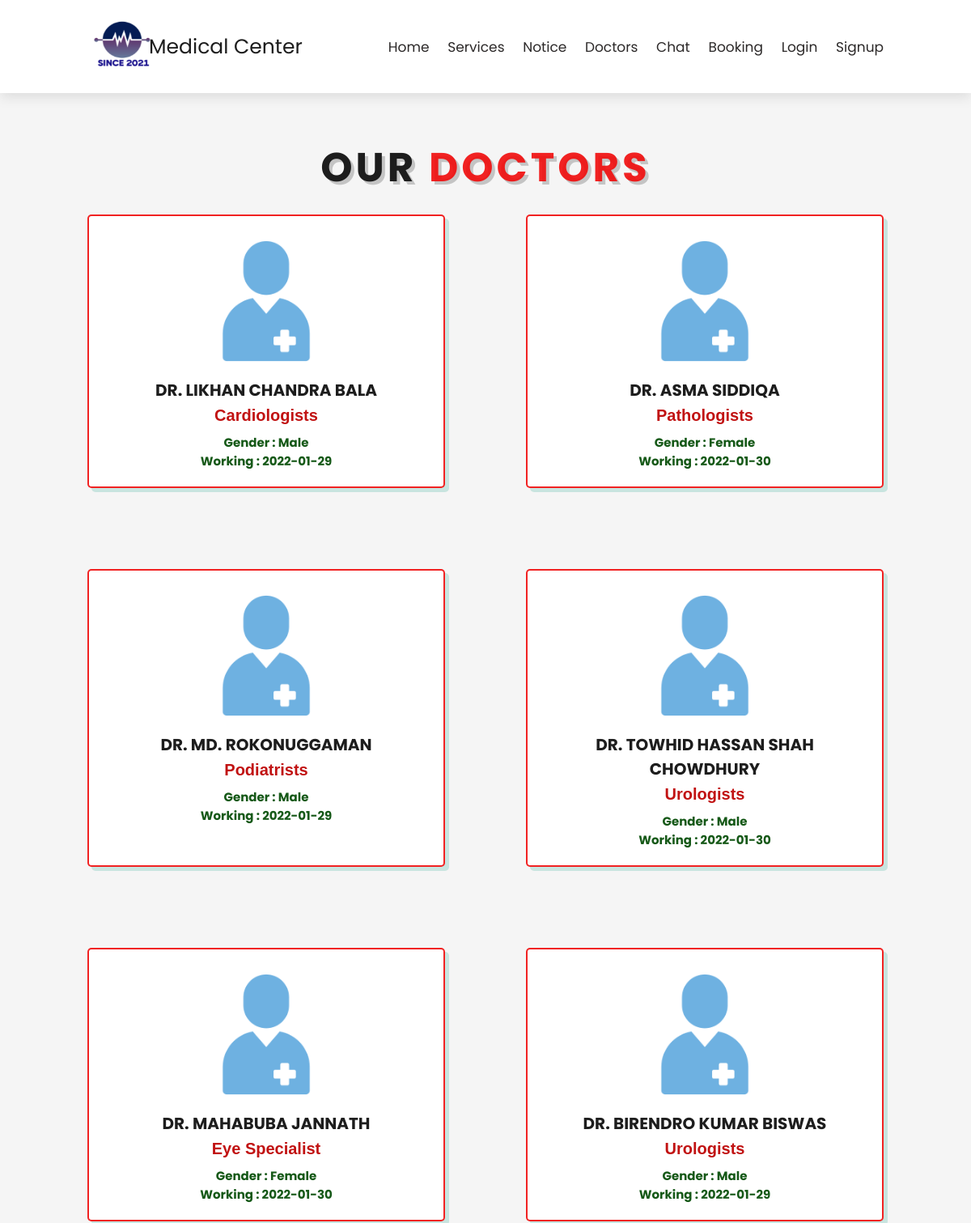
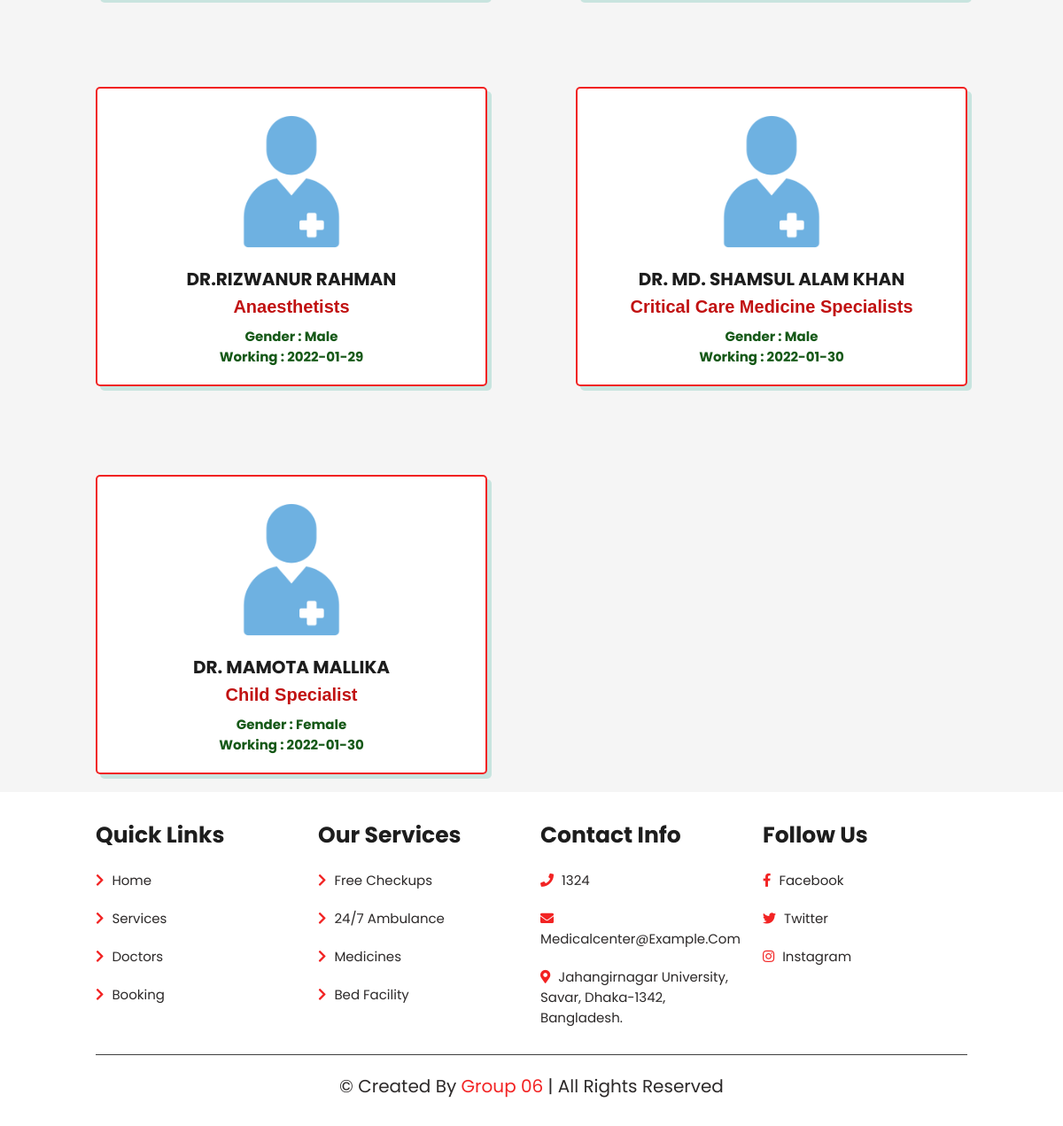
The page /html/doctors.php on the database as committed earlier (2 pictures, top to bottom).
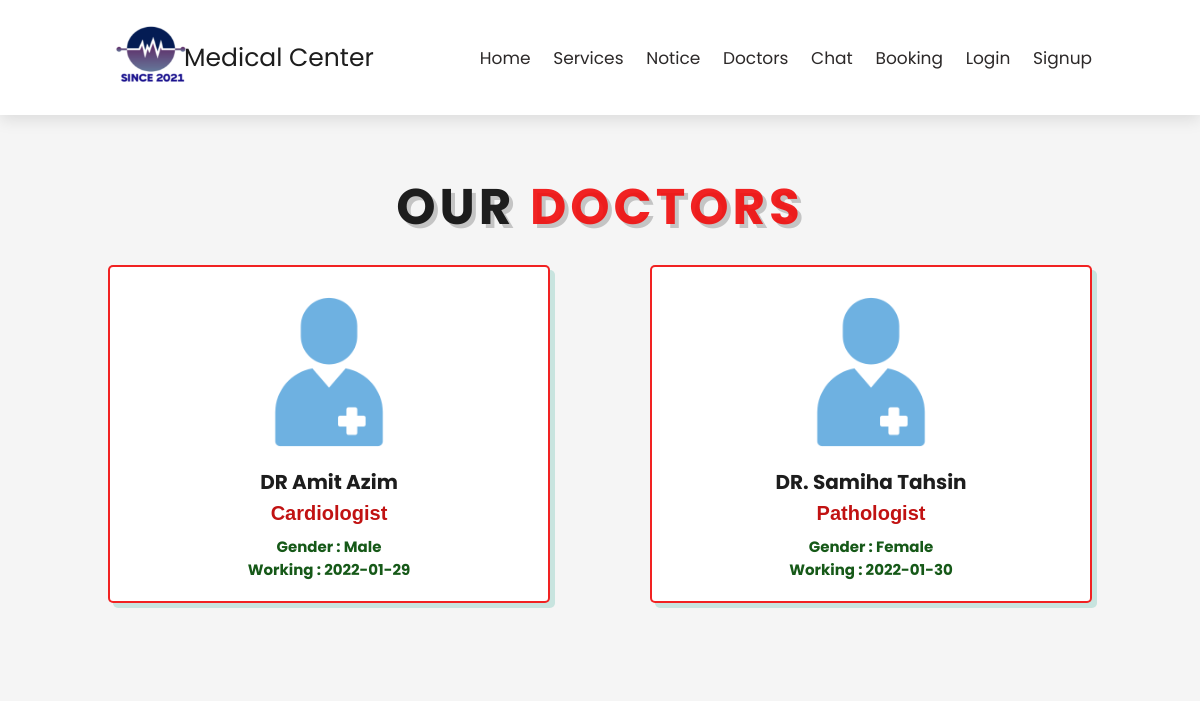
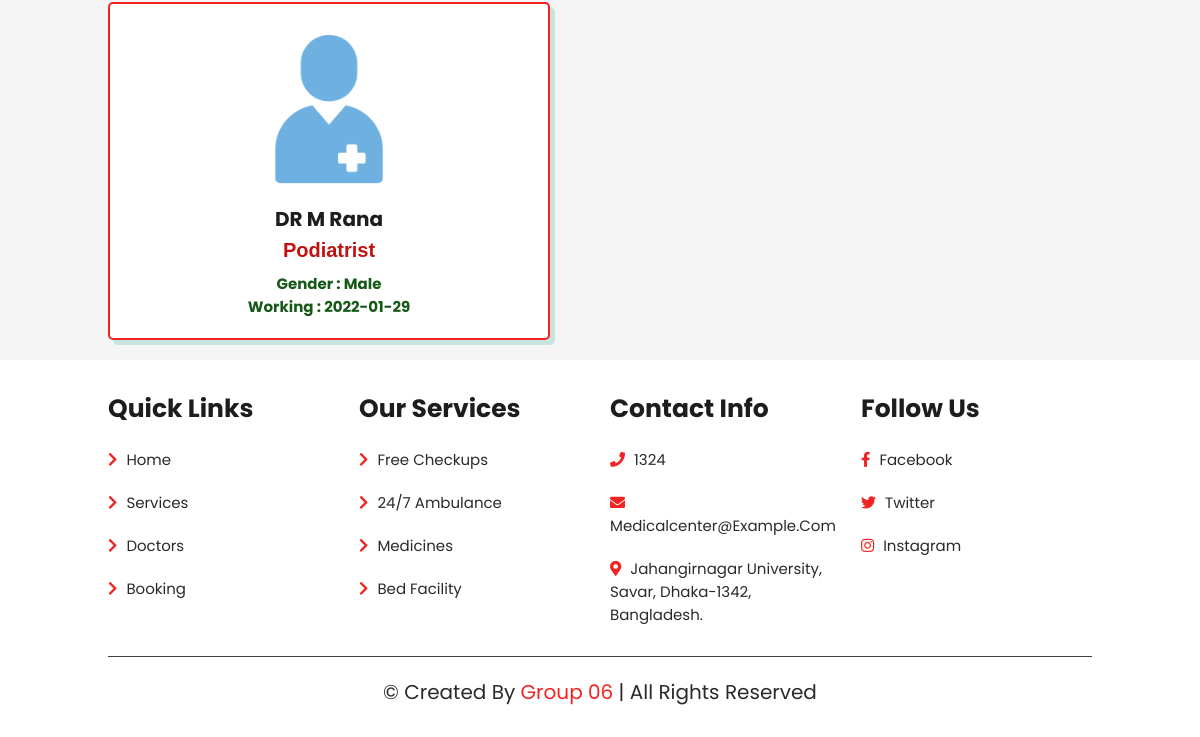
The same page on the database as committed later (2 pictures, top to bottom).
### tables this page shows
CREATE TABLE IF NOT EXISTS `doctor` (
  `D_ID` int NOT NULL,
  `D_Name` varchar(225) NOT NULL,
  `Gender` enum('Male','Female','Others') NOT NULL,
  `Work_Day` date NOT NULL,
  `Speciality` varchar(225) NOT NULL,
  `email` varchar(50) DEFAULT NULL,
  PRIMARY KEY (`D_ID`),
  UNIQUE KEY `D_ID` (`D_ID`)
);

### html/doctors.php (the view, shortened to what this page needs)
<!DOCTYPE html>
<html lang="en">
<head>
    <link rel="stylesheet" href="https://cdnjs.cloudflare.com/ajax/libs/font-awesome/5.15.4/css/all.min.css">
    <link rel="stylesheet" href="/css/style.css">
    <link rel="stylesheet" href="/css/doctors.css">
</head>
<body>
    <header class="header">
        <img src="/image/logo_med.png" alt style="height: 75px; width: 90px;">
        <a href="" class="logo">Medical Center</a>
        <nav class="navbar">
            <a href="/index.html">home</a>
            <a href="/html/services.html">services</a>
            <a href="/html/notice.html">Notice</a>
            <a href="/html/doctors.php">doctors</a>
            <a href="http://localhost:3000/chat/index.php">Chat</a>
            <a href="http://localhost:3000/php/booking.php">booking</a>
            <a href="http://localhost:3000/php/index.php">login</a>
            <a href="http://localhost:3000/php/signup.php">signup</a>
        </nav>
    </header>
    <section class="doctors" id="doctors">
        <h1 class="heading"> our <span>doctors</span> </h1>
        <div class="box-container">
            <?php
            include 'db_conn.php';
            $sql = " SELECT * FROM doctor ";
            $query = mysqli_query($conn, $sql);
            while ($Patient_data = mysqli_fetch_array($query)) {
            ?>
                <div class="box">
                    <img src="/image/doctorlogo.png" alt="">
                    <h2><?php echo $Patient_data['D_Name'];  ?></h2>
                    <span><?php echo $Patient_data['Speciality'];  ?></span>
                    <div class="share">
                        <h3>Gender : <?php echo $Patient_data['Gender'];  ?></h3>
                        <h3>Working : <?php echo $Patient_data['Work_Day'];  ?></h3>
                    </div>
                </div>
            <?php
            }
            ?>
        </div>
    </section>
    <section class="footer">
        <div class="box-container">
            <div class="box">
                <h3>quick links</h3>
                <a href="index.html"> <i class="fas fa-chevron-right"></i> home </a>
                <a href="html/services.html"> <i class="fas fa-chevron-right"></i> services </a>
                <a href="html/doctors.php"> <i class="fas fa-chevron-right"></i> doctors </a>
                <a href="http://localhost:3000/php/booking.php"> <i class="fas fa-chevron-right"></i> booking </a>
            </div>
            <div class="box">
                <h3>our services</h3>
                <a href="/html/services.html"> <i class="fas fa-chevron-right"></i> Free Checkups </a>
                <a href="/html/services.html"> <i class="fas fa-chevron-right"></i> 24/7 Ambulance </a>
                <a href="/html/services.html"> <i class="fas fa-chevron-right"></i> Medicines </a>
                <a href="/html/services.html"> <i class="fas fa-chevron-right"></i> Bed Facility </a>
            </div>
            <div class="box">
                <h3>contact info</h3>
                <a href="#"> <i class="fas fa-phone"></i> 1324 </a>
                <a href="#"> <i class="fas fa-envelope"></i> medicalcenter@example.com </a>
                <a href="https://goo.gl/maps/gCv8rquk261n7FnXA"> <i class="fas fa-map-marker-alt"></i> Jahangirnagar University, Savar, Dhaka-1342, Bangladesh. </a>
            </div>
            <div class="box">
                <h3>follow us</h3>
                <a href="#"> <i class="fab fa-facebook-f"></i> facebook </a>
                <a href="#"> <i class="fab fa-twitter"></i> twitter </a>
                <a href="#"> <i class="fab fa-instagram"></i> instagram </a>
            </div>
        </div>
        <div class="credit">&copy; created by <span>Group 06</span> | all rights reserved </div>
    </section>
</body>
</html>

### css/style.css (style rules this page uses)
:root { --green:#f00a0ae5; --black:rgb(29, 29, 29); --light-color:rgb(44, 41, 41); --box-shadow:.5rem .5rem 0 rgba(22, 160, 133, .2); --text-shadow:.4rem .4rem 0 rgba(0, 0, 0, .2); --border:.2rem solid var(--green); }
* { font-family: 'Poppins', sans-serif; margin:0; padding: 0; box-sizing: border-box; outline: none; border: none; text-transform: capitalize; transition: all .2s ease-out; text-decoration: none; }
html { font-size: 62.5%; overflow-x: hidden; scroll-padding-top: 7rem; scroll-behavior: smooth; }
section { padding:2rem 9%; }
section:nth-child(even) { background: #f5f5f5; }
.heading { padding-top: 15rem; padding-bottom: 2rem; text-align: center; text-shadow: var(--text-shadow); text-transform: uppercase; color:var(--black); font-size: 5rem; letter-spacing: .4rem; }
.heading span { text-transform: uppercase; color:var(--green); }
.header { padding:2rem 9%; position: fixed; top:0; left: 0; right: 0; z-index: 1000; box-shadow: 0 .5rem 1.5rem rgba(0, 0, 0, .1); display: flex; align-items: center; justify-content: space-between; background: #fff; }
.header .logo { font-size: 2.5rem; color: var(--black); width: 100; margin-left: -100px; }
.header .navbar a { font-size: 1.7rem; color: var(--light-color); margin-left: 2rem; }
.footer .box-container { display: grid; grid-template-columns: repeat(auto-fit, minmax(22rem, 1fr)); gap:2rem; }
.footer .box-container .box h3 { font-size: 2.5rem; color:var(--black); padding: 1rem 0; }
.footer .box-container .box a { display: block; font-size: 1.5rem; color:var(--light-color); padding: 1rem 0; }
.footer .box-container .box a i { padding-right: .5rem; color:var(--green); }
.footer .credit { padding: 1rem; padding-top: 2rem; margin-top: 2rem; text-align: center; font-size: 2rem; color:var(--light-color); border-top: .1rem solid rgba(0, 0, 0, 0.753); }
.footer .credit span { color:var(--green); }

### css/doctors.css (style rules this page uses)
.doctors .box-container { display: grid; grid-template-columns: repeat(auto-fit, minmax(35rem, 1fr)); gap:10rem; }
.doctors .box-container .box { text-align: center; background:#fff; border-radius: .5rem; border:var(--border); box-shadow: var(--box-shadow); padding:2rem; }
.doctors .box-container .box img { height: 15rem; margin-top: 1rem; margin-bottom: 1rem; }
.doctors .box-container .box h2 { color:var(--black); font-size: 2rem; margin: 5px; }
.doctors .box-container .box span { font-size: 2rem; font-family: 'Lucida Sans', 'Lucida Sans Regular', 'Lucida Grande', 'Lucida Sans Unicode', Geneva, Verdana, sans-serif; font-weight: bold; color: rgb(193, 18, 18); margin: 5px; }
.doctors .box-container .box .share { padding-top: 1rem; color: rgb(22, 89, 24); }
.doctors .box-container .box .share h3 { font-size: 1.5rem; }

Rows that differ between the two databases and show on the page:
removed doctor: D_Name "DR. TOWHID HASSAN SHAH CHOWDHURY", Speciality "Urologists", Gender "Male", Work_Day "2022-01-30"
removed doctor: D_Name "DR. MAHABUBA JANNATH", Speciality "Eye Specialist", Gender "Female", Work_Day "2022-01-30"
removed doctor: D_Name "DR. BIRENDRO KUMAR BISWAS", Speciality "Urologists", Gender "Male", Work_Day "2022-01-29"
removed doctor: D_Name "DR.RIZWANUR RAHMAN", Speciality "Anaesthetists", Gender "Male", Work_Day "2022-01-29"
removed doctor: D_Name "DR. MD. SHAMSUL ALAM KHAN", Speciality "Critical Care Medicine Specialists", Gender "Male", Work_Day "2022-01-30"
removed doctor: D_Name "DR. MAMOTA MALLIKA", Speciality "Child Specialist", Gender "Female", Work_Day "2022-01-30"
changed doctor: D_Name "DR. LIKHAN CHANDRA BALA" → "DR Amit Azim"; Speciality "Cardiologists" → "Cardiologist"
changed doctor "Female": D_Name "DR. ASMA SIDDIQA" → "DR. Samiha Tahsin"; Speciality "Pathologists" → "Pathologist"
changed doctor: D_Name "DR. MD. ROKONUGGAMAN" → "DR M Rana"; Speciality "Podiatrists" → "Podiatrist"
